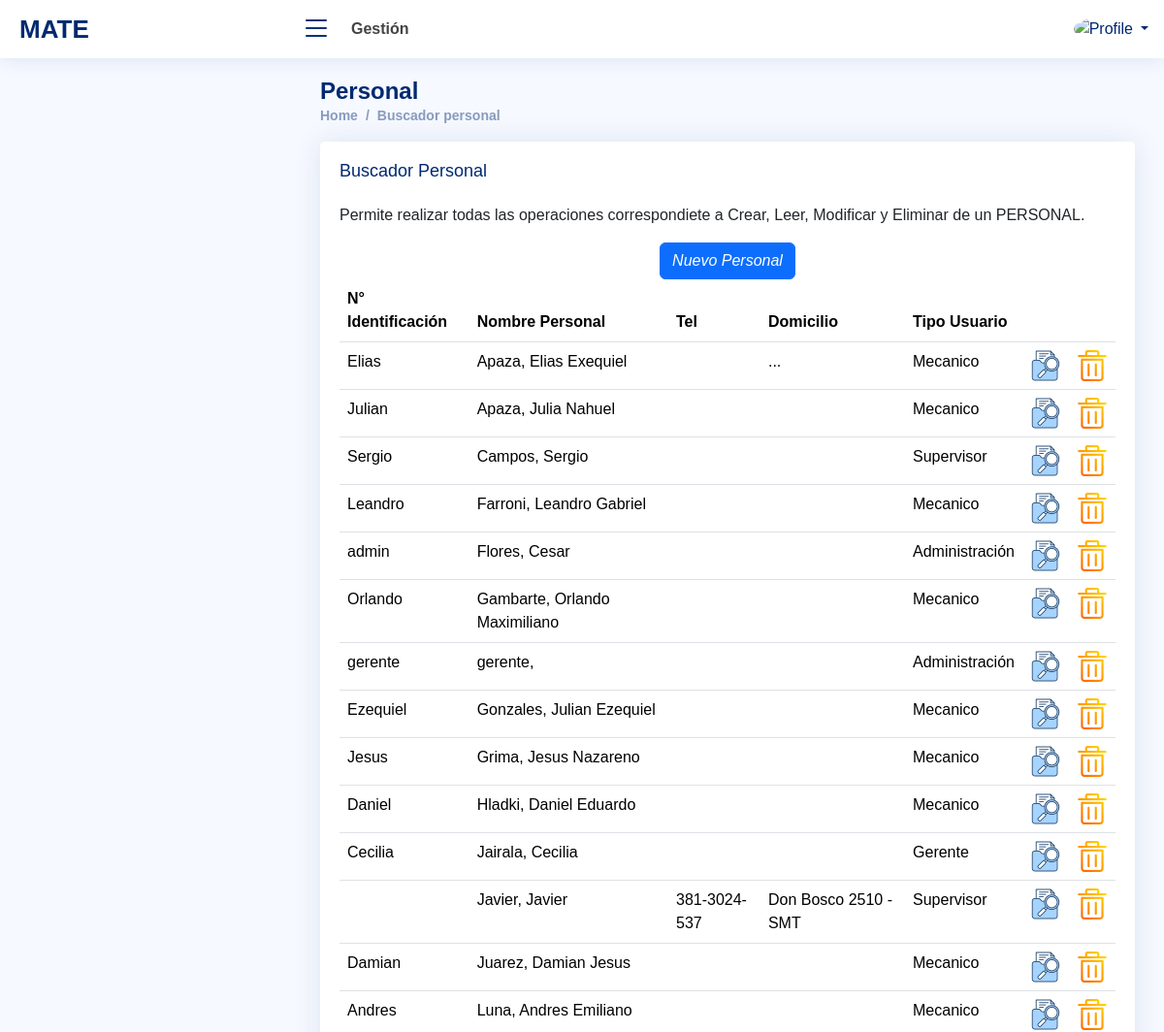
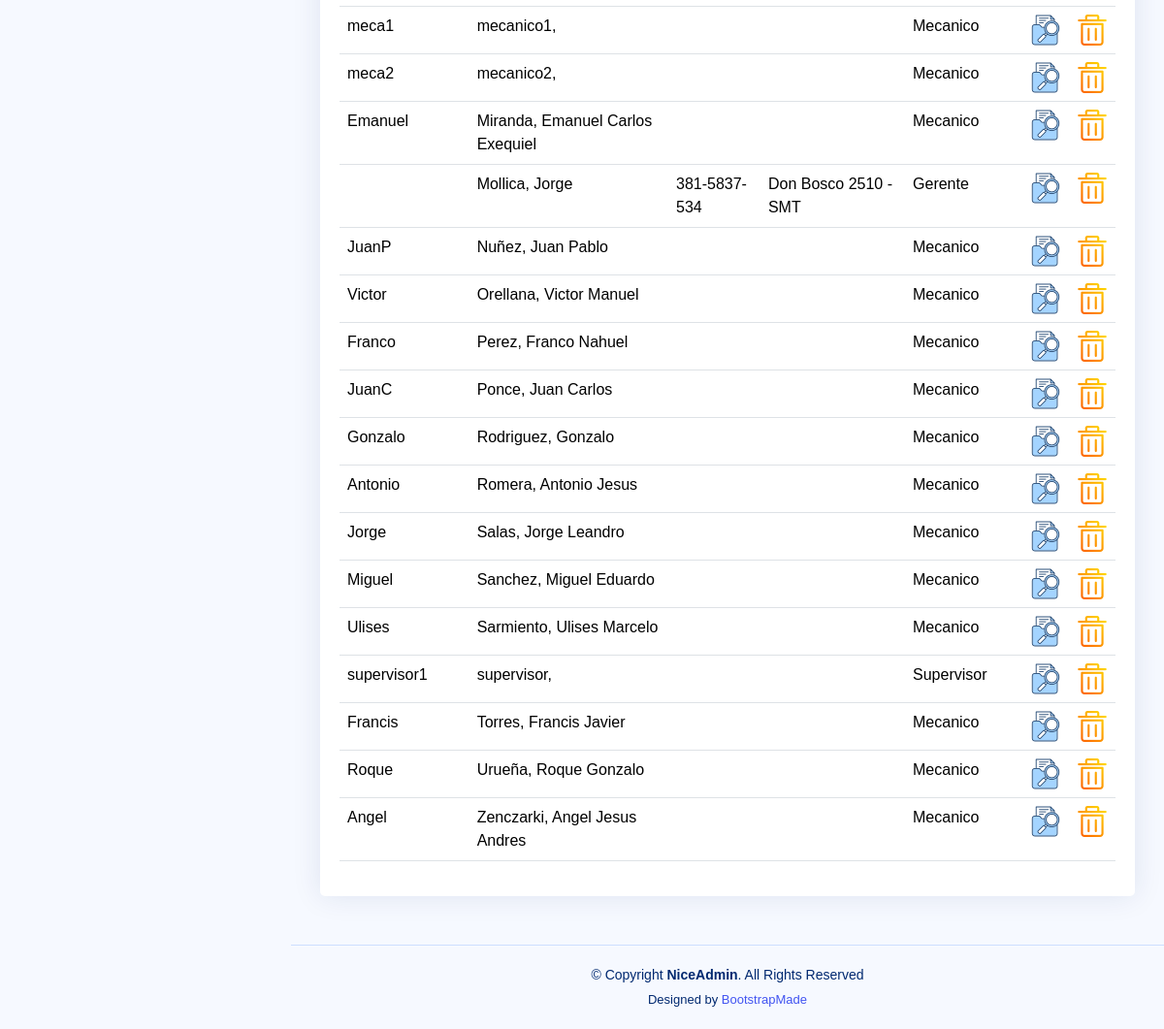
The app's page /buscadorpersonal.php (signed in) with its own data (2 pictures, top to bottom).
### tables this page shows
CREATE TABLE `personas` (
  `idpersona` int(11) NOT NULL AUTO_INCREMENT,
  `apellido` varchar(30) DEFAULT NULL,
  `nombre` varchar(30) DEFAULT NULL,
  `nombrecortousu` varchar(15) DEFAULT NULL,
  `dni` varchar(20) DEFAULT NULL,
  `nrosocio` varchar(20) DEFAULT NULL,
  `domicilio` varchar(60) DEFAULT NULL,
  `fnacimiento` date DEFAULT NULL,
  `idtipopersona` int(11) DEFAULT NULL,
  `emailusuario` varchar(60) DEFAULT NULL,
  `pass` varchar(255) DEFAULT NULL,
  `urlfoto` varchar(100) DEFAULT 'user.png',
  `tel` varchar(20) DEFAULT NULL,
  `idoficina` int(11) DEFAULT NULL,
  `aptoingreso` varchar(1) DEFAULT 'N',
  `finiapto` date DEFAULT NULL,
  `ffinapto` date DEFAULT NULL,
  `accion` varchar(1) DEFAULT NULL,
  `idempleadoaccion` int(11) DEFAULT NULL,
  `fechaaccion` datetime DEFAULT NULL,
  PRIMARY KEY (`idpersona`)
);

### buscadorpersonal.php (the view, shortened to what this page needs)
<!DOCTYPE html>
<html lang="en">
<head>
  <link href="assets/font/Open_Sans.css" rel="stylesheet">
  <link href="assets/vendor/bootstrap/css/bootstrap.min.css" rel="stylesheet">
  <link href="assets/vendor/bootstrap-icons/bootstrap-icons.css" rel="stylesheet">
  <link href="assets/vendor/boxicons/css/boxicons.min.css" rel="stylesheet">
  <link href="assets/vendor/quill/quill.snow.css" rel="stylesheet">
  <link href="assets/vendor/quill/quill.bubble.css" rel="stylesheet">
  <link href="assets/vendor/remixicon/remixicon.css" rel="stylesheet">
  <link href="assets/vendor/simple-datatables/style.css" rel="stylesheet">
  <link href="assets/css/style.css" rel="stylesheet">
</head>
<body>
<?php
  include "configuracion/conexion.php";
  if (isset($_SESSION['id']))
  {
    $tipousu=$_SESSION['tipo'];
    $foto=$_SESSION['foto'];
    $nombrecorto=$_SESSION['nombrecorto'];
  }
  else
  {
    echo "<script> window.location.href='index.html'</script>";
  }
?>
  <header id="header" class="header fixed-top d-flex align-items-center">
    <div class="d-flex align-items-center justify-content-between">
      <a href="home.php" class="logo d-flex align-items-center">
        <span class="d-none d-lg-block"><?php echo $_SESSION['nombreapp']; ?></span>
      </a>
      <i class="bi bi-list toggle-sidebar-btn"></i>
    </div>
    <div class="search-bar">
      <strong>Gestión</strong>
    </div>
    <nav class="header-nav ms-auto">
      <ul class="d-flex align-items-center">
        <li class="nav-item dropdown pe-3">
          <a class="nav-link nav-profile d-flex align-items-center pe-0" href="#" data-bs-toggle="dropdown">
            <img src="assets/img/<?php echo $foto; ?>" alt="Profile" class="rounded-circle">
            <span class="d-none d-md-block dropdown-toggle ps-2"><?php echo $nombrecorto; ?></span>
          </a>
        </li>
      </ul>
    </nav>
  </header>
  <main id="main" class="main">
    <div class="pagetitle">
      <h1>Personal</h1>
      <nav>
        <ol class="breadcrumb">
          <li class="breadcrumb-item">
          <?php
            if (($tipousu=="Administración")||($tipousu=="Gerente")) echo "<a href='home.php'>Home</a>";
            else
            {
              echo "<a href='atenderordenes.php?ver=P'>Home</a>";
            }
          ?>
          </li>
          <li class="breadcrumb-item"><a href="buscadorpersonal.php">Buscador personal</a></li>
        </ol>
      </nav>
    </div>
    <section class="section">
      <div class="row">
        <div class="col-lg-12">
          <div class="card">
            <div class="card-body">
              <h5 class="card-title">Buscador Personal</h5>
              <p>Permite realizar todas las operaciones correspondiete a Crear, Leer, Modificar y Eliminar de un PERSONAL.</p>
                <div class="text-center">
                  <a href="addpersonal.php">
                    <i class="btn btn-primary">Nuevo Personal</i>
                  </a>
                </div>
<?php
    $sql = "SELECT a.idpersona,a.nrosocio,CONCAT(a.apellido,', ',a.`nombre`) AS usuario,a.tel,a.`domicilio`,c.`disciplina`
            FROM personas a INNER JOIN personasvsdisciplinas b ON (a.`idpersona`=b.`idpersona` AND b.accion!='B')
                            INNER JOIN disciplinas c ON (c.`iddisciplina`=b.`iddisciplina` AND c.`accion`!='B')
            WHERE a.`accion`!='B' AND a.idtipopersona!=2
            GROUP BY a.idpersona,a.nrosocio,a.tel,a.`domicilio`,a.`aptoingreso`
            ORDER BY a.`apellido`,a.`nombre`;";
    $result = $cnx->query($sql);
    if (!$result)
    {
      die('Invalid query: ' . $mysqli->error);
    }
    else
    {
?>
          <table class="table datatable">
            <thead>
              <tr>
                <th>N° Identificación</th>
                <th>
                  <b>N</b>ombre Personal
                </th>
                <th>Tel</th>
                <th>Domicilio</th>
                <th>Tipo Usuario</th>
                <th>&nbsp;</th>
                <th>&nbsp;</th>
              </tr>
            </thead>
            <tbody>
<?php
      while($row = mysqli_fetch_array($result))
      {
        echo "
              <tr>
                <td>".$row['nrosocio']."</td>
                <td>".$row['usuario']."</td>
                <td>".$row['tel']."</td>
                <td>".$row['domicilio']."</td>
                <td>". $row['disciplina'] ."</td>
                <td><a href='crudpersonal.php?idpersona=".$row['idpersona']."&accion=M'><img src='./assets/img/buscar.png' alt='Ver registro' srcset=''></a></td>
                <td><a href='crudpersonal.php?idpersona=".$row['idpersona']."&accion=B'><img src='./assets/img/eliminar.png' alt='Eliminar registro' srcset=''></a></td>
              </tr>
            ";
      }
    }
?>
            </tbody>
            </table>
            </div>
          </div>
        </div>
      </div>
    </section>
  </main>
  <footer id="footer" class="footer">
    <div class="copyright">
      &copy; Copyright <strong><span>NiceAdmin</span></strong>. All Rights Reserved
    </div>
    <div class="credits">
      Designed by <a href="https://bootstrapmade.com/">BootstrapMade</a>
    </div>
  </footer>
</body>
</html>

### assets/css/style.css (style rules this page uses)
:root { scroll-behavior: smooth; }
body { font-family: "Open Sans", sans-serif; background: #f6f9ff; color: #444444; }
a { color: #4154f1; text-decoration: none; }
h1, h2, h3, h4, h5, h6 { font-family: "Nunito", sans-serif; }
#main { margin-top: 60px; padding: 20px 30px; transition: all 0.3s; }
.pagetitle { margin-bottom: 10px; }
.pagetitle h1 { font-size: 24px; margin-bottom: 0; font-weight: 600; color: #012970; }
.card { margin-bottom: 30px; border: none; border-radius: 5px; box-shadow: 0px 0 30px rgba(1, 41, 112, 0.1); }
.card-title { padding: 20px 0 15px 0; font-size: 18px; font-weight: 500; color: #012970; font-family: "Poppins", sans-serif; }
.card-body { padding: 0 20px 20px 20px; }
.breadcrumb { font-size: 14px; font-family: "Nunito", sans-serif; color: #899bbd; font-weight: 600; }
.breadcrumb a { color: #899bbd; transition: 0.3s; }
.breadcrumb .breadcrumb-item::before { color: #899bbd; }
.logo { line-height: 1; }
@media (min-width: 1200px) { .logo { width: 280px; } }
.logo span { font-size: 26px; font-weight: 700; color: #012970; font-family: "Nunito", sans-serif; }
.header { transition: all 0.5s; z-index: 997; height: 60px; box-shadow: 0px 2px 20px rgba(1, 41, 112, 0.1); background-color: #fff; padding-left: 20px; }
.header .toggle-sidebar-btn { font-size: 32px; padding-left: 10px; cursor: pointer; color: #012970; }
.header .search-bar { min-width: 360px; padding: 0 20px; }
.header-nav ul { list-style: none; }
.header-nav>ul { margin: 0; padding: 0; }
.header-nav .nav-profile { color: #012970; }
.header-nav .nav-profile img { max-height: 36px; }
.header-nav .nav-profile span { font-size: 14px; font-weight: 600; }
@media (min-width: 1200px) { #main, #footer { margin-left: 300px; } }
.footer { padding: 20px 0; font-size: 14px; transition: all 0.3s; border-top: 1px solid #cddfff; }
.footer .copyright { text-align: center; color: #012970; }
.footer .credits { padding-top: 5px; text-align: center; font-size: 13px; color: #012970; }

### records on screen
personas: nrosocio "Elias", usuario "Apaza, Elias Exequiel", domicilio "...", disciplina "Mecanico"
personas: nrosocio "Julian", usuario "Apaza, Julia Nahuel", disciplina "Mecanico"
personas: nrosocio "Sergio", usuario "Campos, Sergio", disciplina "Supervisor"
personas: nrosocio "Leandro", usuario "Farroni, Leandro Gabriel", disciplina "Mecanico"
personas: nrosocio "admin", usuario "Flores, Cesar", disciplina "Administración"
personas: nrosocio "Orlando", usuario "Gambarte, Orlando Maximiliano", disciplina "Mecanico"
personas: nrosocio "gerente", usuario "gerente,", disciplina "Administración"
personas: nrosocio "Ezequiel", usuario "Gonzales, Julian Ezequiel", disciplina "Mecanico"
personas: nrosocio "Jesus", usuario "Grima, Jesus Nazareno", disciplina "Mecanico"
personas: nrosocio "Daniel", usuario "Hladki, Daniel Eduardo", disciplina "Mecanico"
personas: nrosocio "Cecilia", usuario "Jairala, Cecilia", disciplina "Gerente"
personas: usuario "Javier, Javier", tel "381-3024-537", domicilio "Don Bosco 2510 - SMT", disciplina "Supervisor"
personas: nrosocio "Damian", usuario "Juarez, Damian Jesus", disciplina "Mecanico"
personas: nrosocio "Andres", usuario "Luna, Andres Emiliano", disciplina "Mecanico"
personas: nrosocio "meca1", usuario "mecanico1,", disciplina "Mecanico"
personas: nrosocio "meca2", usuario "mecanico2,", disciplina "Mecanico"
personas: nrosocio "Emanuel", usuario "Miranda, Emanuel Carlos Exequiel", disciplina "Mecanico"
personas: usuario "Mollica, Jorge", tel "381-5837-534", domicilio "Don Bosco 2510 - SMT", disciplina "Gerente"
personas: nrosocio "JuanP", usuario "Nuñez, Juan Pablo", disciplina "Mecanico"
personas: nrosocio "Victor", usuario "Orellana, Victor Manuel", disciplina "Mecanico"
personas: nrosocio "Franco", usuario "Perez, Franco Nahuel", disciplina "Mecanico"
personas: nrosocio "JuanC", usuario "Ponce, Juan Carlos", disciplina "Mecanico"
personas: nrosocio "Gonzalo", usuario "Rodriguez, Gonzalo", disciplina "Mecanico"
personas: nrosocio "Antonio", usuario "Romera, Antonio Jesus", disciplina "Mecanico"
personas: nrosocio "Jorge", usuario "Salas, Jorge Leandro", disciplina "Mecanico"
personas: nrosocio "Miguel", usuario "Sanchez, Miguel Eduardo", disciplina "Mecanico"
personas: nrosocio "Ulises", usuario "Sarmiento, Ulises Marcelo", disciplina "Mecanico"
personas: nrosocio "supervisor1", usuario "supervisor,", disciplina "Supervisor"
personas: nrosocio "Francis", usuario "Torres, Francis Javier", disciplina "Mecanico"
personas: nrosocio "Roque", usuario "Urueña, Roque Gonzalo", disciplina "Mecanico"
personas: nrosocio "Angel", usuario "Zenczarki, Angel Jesus Andres", disciplina "Mecanico"

### other values on screen
$_SESSION['nombreapp'] "MATE"
